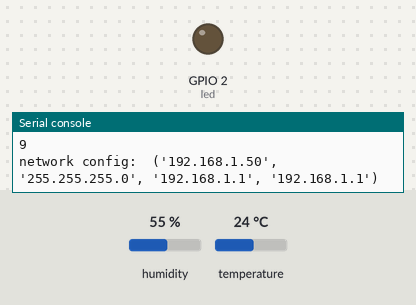
Simulated run of this program. Board: ESP32 board running MicroPython. Parts: output pins drawn as LEDs (lit = HIGH), the last lines printed to the serial console. Inputs (shaded band) come from the test bench; at power-on: humidity 55 %, temperature 24 °C. WiFi joins after 1.5 s; requests to the public web service named in the program get a made-up reply in its usual format after 0.4 s (London, UTC, broken clouds, 64 % humidity, 1013 hPa unless stated).

Above: at 3.9 s.
At 8.1 s:
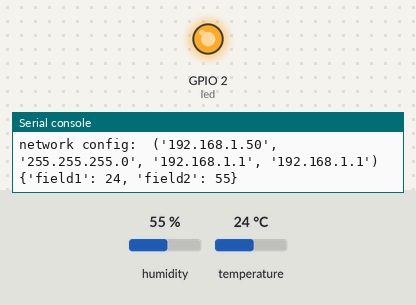
Timing chart, 0 to 16.6 s (numbered marks = the images above):
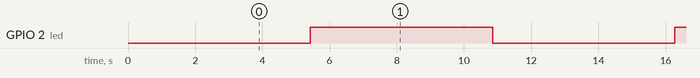

The program:

main.py
```python
# MicroPython Script for ESP32
# Author: Himanshu Tripathi

# ESP32 Weather Station with DHT11 Sensor
# on Thingspeak (RESTful API)
# REST API is one of the most popular API types
# REST stands for REpresentational State Transfer
# it is also known as RESTful API

import machine
import network
import time
import sys
import gc
import dht
import urequests

# run garbage collector
# it is a form of automatic memory management
# this is a way to reclaim memory occupied with objects
# that are no longer in use by the program
# this is usefull to save space in memory
gc.collect()

# object for on-board led
led = machine.Pin(2,machine.Pin.OUT)
# default status of led is OFF
led.off()
# DHT 11 sensor object
d = dht.DHT11(machine.Pin(15))
# # DHT 22 Sensor
# d = dht.DHT22(machine.Pin(15))

# constants and variables
HTTP_HEADERS = {'Content-Type' : 'application/json'}
THINGSPEAK_WRITE_API_KEY = 'your API key'
UPDATE_TIME_INTERVAL = 5000 # ms
last_update = time.ticks_ms()

# connect ESP32 with existing WiFi network
# it will try to connect with network for only 10 seconds
# if not connected with network, script terminated
timeout = 0
# configure esp32 in station mode
wlan = network.WLAN(network.STA_IF)
wlan.active(False)
time.sleep(0.5)
# enable wifi module (hardware)
wlan.active(True)
wlan.connect('your ssid','your psk')
if not wlan.isconnected():
    print('Connecting to network..')
    while not wlan.isconnected() and timeout < 10:
        print(10-timeout)
        timeout += 1
        time.sleep(1)
    if wlan.isconnected():
        # print the ip addr of esp32 in network
        print('network config: ',wlan.ifconfig())
    else:
        print('could not connect')
        sys.exit()

# Forever Loop
while True:
    # wait for the update sensor data using non-blocking delay
    if time.ticks_ms()-last_update > UPDATE_TIME_INTERVAL:
        # measure sensor data
        d.measure()
        t = d.temperature()
        h = d.humidity()
        # put data into json format
        dht_readings = {'field1':t, 'field2':h}
        # use post method from urequests module to write data on thingspeak
        request = urequests.post(
            'https://api.thingspeak.com/update?api_key=' + THINGSPEAK_WRITE_API_KEY,
            json=dht_readings,headers=HTTP_HEADERS)
        # close the request
        request.close()
        # print DHT sensor reading on terminal
        print(dht_readings)
        # toggle the LED status for visulization at hardware level
        led.value(not led.value())
        # update the last update time
        last_update = time.ticks_ms()
```

Measured:
- by itself, GPIO 2 (led): alternates HIGH for 5.4 s and LOW for 5.4 s
